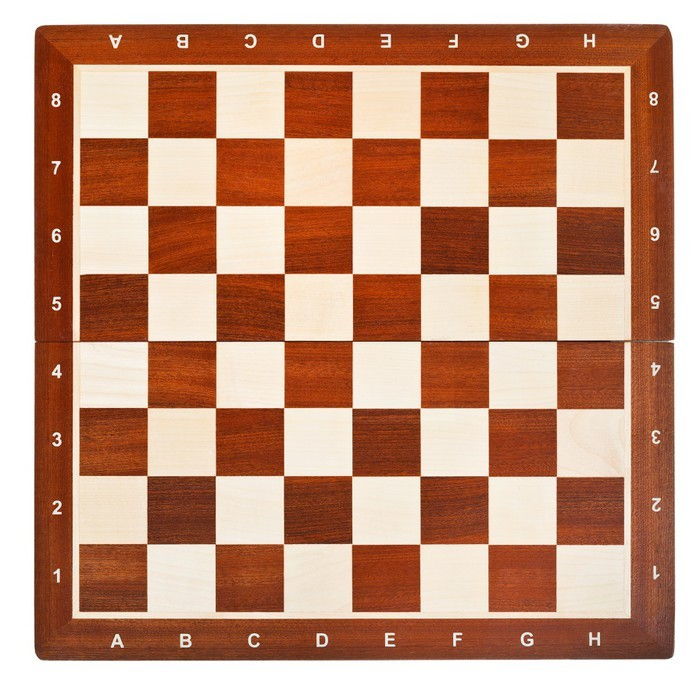
#> input picture harris/chessboard.jpg, 700 x 684 px
$ python main.py
#> lines starting #> are read from the running program, lines starting #| are printed output that depends on the picture; after the words box and inside, x2 and y2 are one past the last pixel; in counts of white or black regions, pixels touching at a corner belong together
import cv2

img = cv2.imread('chessboard.jpg')
#> img is the input picture: shape (684, 700, 3); mean B, G, R 124.2, 147.5, 194.3
gray = cv2.cvtColor(img, cv2.COLOR_BGR2GRAY)
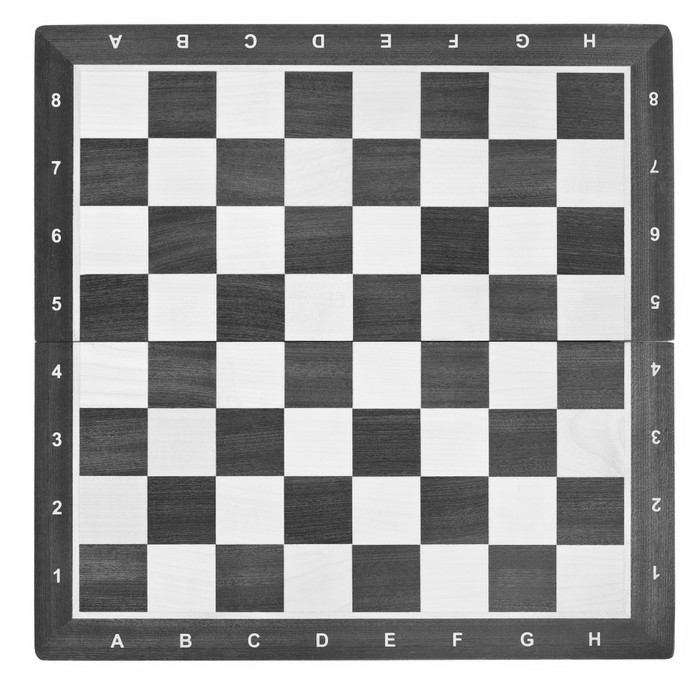
#> gray: shape (684, 700); min 11, max 255, mean 158.8
dst = cv2.cornerHarris(gray, 2, 23, 0.04)
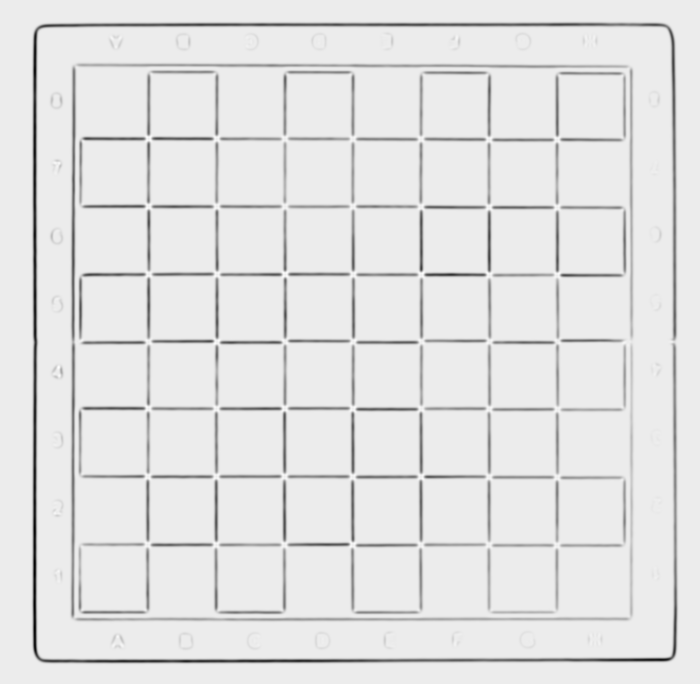
#> dst: shape (684, 700) float32; min -1.9e+20, max 1.49e+19, mean -7.47e+18; drawn with min black and max white
img[dst > 0.01 * dst.max()] = [0, 0, 255]
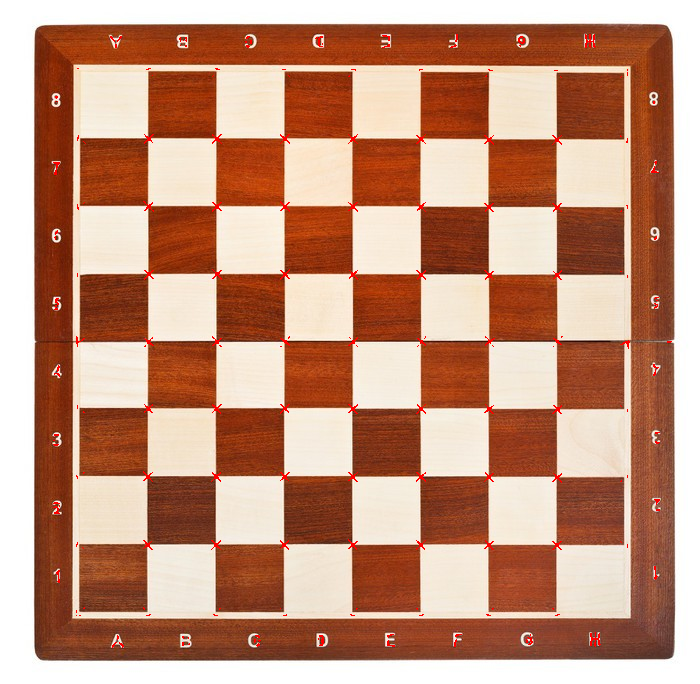
#> img: shape (684, 700, 3); 0.63% of pixels changed, all inside (x1, y1, x2, y2) = (53, 34, 672, 648)
cv2.imshow('Harris corner', img)
cv2.waitKey()
